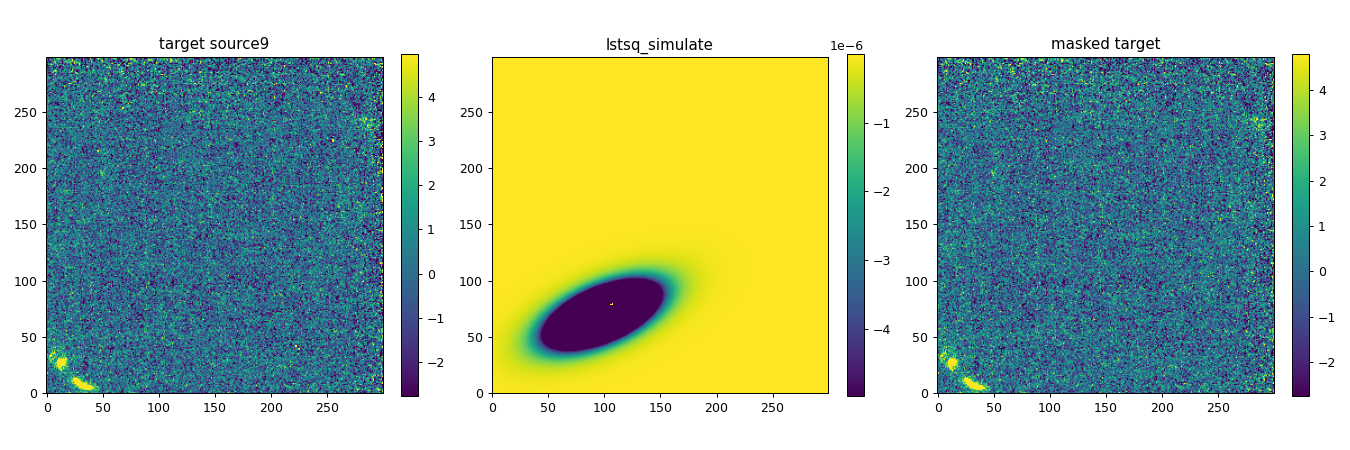

Write Python code to recreate this figure.
import jax
jax.config.update("jax_enable_x64", True)
import os
import numpy as np
import jax.numpy as jnp
from astropy.io import fits
import matplotlib
matplotlib.use("Agg")
import matplotlib.pyplot as plt

from gigalens.jax.scene import Component, Plane, LensModel
from gigalens.jax.profiles.mass.epl import EPL
from gigalens.jax.profiles.mass.shear import Shear
from gigalens.jax.profiles.mass.nfw import NFW_ELLIPSE
from gigalens.jax.profiles.light.sersic import SersicEllipse
from gigalens.jax.profiles.light.shapelets import Shapelets
from gigalens.jax.cosmo import wCDM_Cosmo
from gigalens.jax.scene_prob_model import Dataset, ProbModel
from gigalens.simulator import SimulatorConfig

NFW0 = {'Rs':37.439292907714844,'alpha_Rs':16.946298599243164,'center_x':5.350801467895508,
        'center_y':3.905395984649658,'e1':-0.0517449676990509,'e2':0.030034080147743225}
EPL_Le = {'center_x':-22.150279998779297,'center_y':-24.73190689086914,'e1':0.05808083713054657,
          'e2':0.29447436332702637,'gamma':2.199589967727661,'theta_E':2.3904967308044434}
EPL_Lf = {'center_x':-14.754530906677246,'center_y':-4.7380170822143555,'e1':0.2831626236438751,
          'e2':-0.20151233673095703,'gamma':2.59816312789917,'theta_E':0.9524290561676025}
shear = {'gamma1':0.027523696422576904,'gamma2':-0.012137502431869507}

src9 = Component(SersicEllipse(n_max=12, use_lstsq=True),{
    'R_sersic':0.4022407829761505,'center_x':-10.395180702209473,'center_y':-16.07061767578125,
    'e1':0.279153972864151,'e2':0.29133689403533936,'n_sersic':2.795565128326416})

z1=0.962; z4_5=1.432; z9=1.506; z_lens=0.49
cosmo = Component(wCDM_Cosmo(z_lens=z1), dict(H0=70.0, Om0=0.3, k=0.0, w0=-1.0))
src4 = Component(Shapelets(n_max=12, use_lstsq=True), {'beta':0.2498,'center_x':3.273,'center_y':3.131})
src5 = Component(Shapelets(n_max=6, use_lstsq=True), {'beta':0.2033,'center_x':3.623,'center_y':-0.206})

model = LensModel([
    Plane(redshift=z_lens, mass=[Component(NFW_ELLIPSE(), NFW0), Component(EPL(50), EPL_Le),
                                 Component(EPL(50), EPL_Lf), Component(Shear(), shear)]),
    Plane(redshift=z4_5, light=[src4, src5]),
    Plane(redshift=z9, light=[src9]),
], cosmo=cosmo)

path = os.path.join(os.path.dirname(__file__), "fwdnewcutouts")
def dataset_from_dir(ext):
    with fits.open(os.path.join(path, f"source{ext}.fits")) as hdul:
        observed_image = jnp.array(hdul['DATA'].data.astype("float64"))
        bkg = hdul['DATA'].header['BKG_RMS']; exptime = hdul['PRIMARY'].header['EXPTIME']
        error_map = jnp.sqrt(bkg**2 + jnp.clip(observed_image,0.0)/exptime)
    psf = jnp.load(os.path.join(path, f"psf{ext}.npy"))
    mask = jnp.load(os.path.join(path, f"hot_pix.npy"))
    return observed_image, error_map, psf, mask

def ds(ext, sees):
    oi, em, psf, mask = dataset_from_dir(ext)
    cfg = SimulatorConfig(delta_pix=0.2, num_pix=300, supersample=1, kernel=psf, likelihood_precision="float64")
    return Dataset(oi, cfg, error_map=em, mask=mask, sees=sees)

d4_5 = ds("4-5", sees=[src4, src5])
d9 = ds("9", sees=[src9])
prob_model = ProbModel(model, [d4_5, d9], mode="lstsq")
sim9 = prob_model.simulators[1]

params = model.to_params({})
print("trace_mode:", sim9.trace_mode)
print("sim9._light planes:", [(i,j) for i,j,_,_ in sim9._light])
print("geometry keys per plane:", [list(params["planes"][i].get("geometry",{}).keys()) for i in range(3)])

# --- Is the deflection actually applied to the source plane (index 2)? ---
positions = sim9.trace(params)
bx, by = positions[2]
gridx, gridy = sim9.img_X, sim9.img_Y
diff = float(jnp.max(jnp.abs(bx - gridx)) + jnp.max(jnp.abs(by - gridy)))
print("max|source_pos - image_grid| (0 => NO lensing applied):", diff)

# deflection field magnitude, to show it IS computed but not used
fx, fy = sim9._alpha(params, gridx, gridy)
print("max deflection |alpha|:", float(jnp.max(jnp.hypot(fx, fy))))

im = sim9.lstsq_simulate(params, d9.image, err_map=d9.error_map, mask=d9.mask)
im = np.asarray(im)
print("output finite:", np.isfinite(im).all(), " range:", np.nanmin(im), np.nanmax(im))

tgt = np.asarray(d9.image); mask = np.asarray(d9.mask)
fig, ax = plt.subplots(1,3, figsize=(15,5))
for a,(d,t) in zip(ax, [(tgt,"target source9"),(im,"lstsq_simulate"),(np.where(mask,tgt,0),"masked target")]):
    vmax = np.nanpercentile(d, 99.5) if np.isfinite(d).any() else 1
    im0=a.imshow(d, origin="lower", vmin=np.nanpercentile(d,5), vmax=vmax); a.set_title(t); fig.colorbar(im0,ax=a,fraction=0.046)
fig.tight_layout(); fig.savefig(os.path.join(os.path.dirname(__file__),"diag_src9.png"), dpi=90)
print("saved diag_src9.png")
